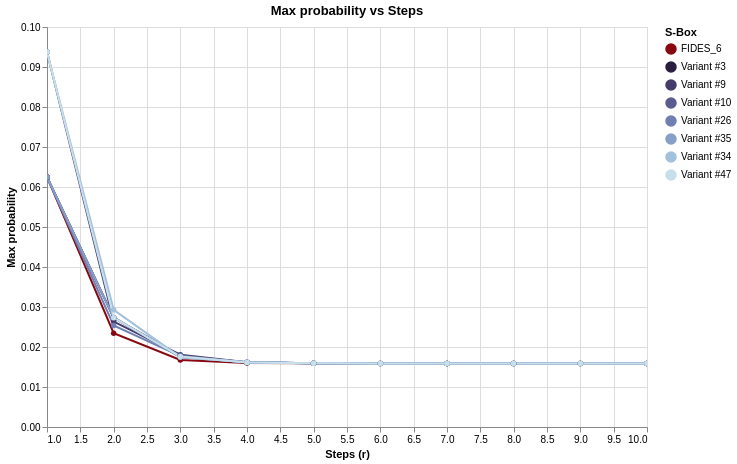

Notebook source saved alongside this figure:
### Code cell
chart_mp = compare_max_probability_altair(
    specs,
    r_values=list(range(1,11)),
    log_scale=False,
    detail=True
)
chart_mp

### Figure 1 — Vega-Lite specification as saved in the notebook (floating-point values rounded to 4 significant figures)
{"config": {"view": {"continuousWidth": 300, "continuousHeight": 300}}, "data": {"name": "data-75e52338a9c4a9412fce553e1ea5dae4"}, "mark": {"type": "line", "point": true}, "encoding": {"color": {"field": "S-Box", "legend": {"title": "S-Box"}, "scale": {"domain": ["FIDES_6", "Variant #3", "Variant #9", "Variant #10", "Variant #26", "Variant #35", "Variant #34", "Variant #47"], "range": ["#880811", "#2b1f3e", "#453c6b", "#5b5d91", "#707fb1", "#87a0c8", "#a4c1db", "#c7dfeb"]}, "type": "nominal"}, "tooltip": [{"field": "r", "type": "quantitative"}, {"field": "S-Box", "type": "nominal"}, {"field": "Max probability", "type": "quantitative"}], "x": {"field": "r", "title": "Steps (r)", "type": "quantitative"}, "y": {"field": "Max probability", "scale": {}, "title": "Max probability", "type": "quantitative"}}, "height": 400, "params": [{"name": "param_22", "select": {"type": "interval", "encodings": ["x", "y"]}, "bind": "scales"}], "title": "Max probability vs Steps", "width": 600, "$schema": "https://vega.github.io/schema/vega-lite/v5.20.1.json", "datasets": {"data-75e52338a9c4a9412fce553e1ea5dae4": [{"r": 1, "S-Box": "FIDES_6", "Max probability": 0.0625}, {"r": 2, "S-Box": "FIDES_6", "Max probability": 0.02344}, {"r": 3, "S-Box": "FIDES_6", "Max probability": 0.01674}, {"r": 4, "S-Box": "FIDES_6", "Max probability": 0.016}, {"r": 5, "S-Box": "FIDES_6", "Max probability": 0.01591}, {"r": 6, "S-Box": "FIDES_6", "Max probability": 0.0159}, {"r": 7, "S-Box": "FIDES_6", "Max probability": 0.0159}, {"r": 8, "S-Box": "FIDES_6", "Max probability": 0.0159}, {"r": 9, "S-Box": "FIDES_6", "Max probability": 0.0159}, {"r": 10, "S-Box": "FIDES_6", "Max probability": 0.0159}, {"r": 1, "S-Box": "Variant #3", "Max probability": 0.0625}, {"r": 2, "S-Box": "Variant #3", "Max probability": 0.02734}, {"r": 3, "S-Box": "Variant #3", "Max probability": 0.01752}, {"r": 4, "S-Box": "Variant #3", "Max probability": 0.01611}, {"r": 5, "S-Box": "Variant #3", "Max probability": 0.01592}, {"r": 6, "S-Box": "Variant #3", "Max probability": 0.01588}, {"r": 7, "S-Box": "Variant #3", "Max probability": 0.01587}, {"r": 8, "S-Box": "Variant #3", "Max probability": 0.01587}, {"r": 9, "S-Box": "Variant #3", "Max probability": 0.01587}, {"r": 10, "S-Box": "Variant #3", "Max probability": 0.01587}, {"r": 1, "S-Box": "Variant #9", "Max probability": 0.09375}, {"r": 2, "S-Box": "Variant #9", "Max probability": 0.02637}, {"r": 3, "S-Box": "Variant #9", "Max probability": 0.01807}, {"r": 4, "S-Box": "Variant #9", "Max probability": 0.01617}, {"r": 5, "S-Box": "Variant #9", "Max probability": 0.01592}, {"r": 6, "S-Box": "Variant #9", "Max probability": 0.01588}, {"r": 7, "S-Box": "Variant #9", "Max probability": 0.01587}, {"r": 8, "S-Box": "Variant #9", "Max probability": 0.01587}, {"r": 9, "S-Box": "Variant #9", "Max probability": 0.01587}, {"r": 10, "S-Box": "Variant #9", "Max probability": 0.01587}, {"r": 1, "S-Box": "Variant #10", "Max probability": 0.0625}, {"r": 2, "S-Box": "Variant #10", "Max probability": 0.02734}, {"r": 3, "S-Box": "Variant #10", "Max probability": 0.01782}, {"r": 4, "S-Box": "Variant #10", "Max probability": 0.01611}, {"r": 5, "S-Box": "Variant #10", "Max probability": 0.01592}, {"r": 6, "S-Box": "Variant #10", "Max probability": 0.01588}, {"r": 7, "S-Box": "Variant #10", "Max probability": 0.01587}, {"r": 8, "S-Box": "Variant #10", "Max probability": 0.01587}, {"r": 9, "S-Box": "Variant #10", "Max probability": 0.01587}, {"r": 10, "S-Box": "Variant #10", "Max probability": 0.01587}, {"r": 1, "S-Box": "Variant #26", "Max probability": 0.0625}, {"r": 2, "S-Box": "Variant #26", "Max probability": 0.02539}, {"r": 3, "S-Box": "Variant #26", "Max probability": 0.01773}, {"r": 4, "S-Box": "Variant #26", "Max probability": 0.01618}, {"r": 5, "S-Box": "Variant #26", "Max probability": 0.01593}, {"r": 6, "S-Box": "Variant #26", "Max probability": 0.01588}, {"r": 7, "S-Box": "Variant #26", "Max probability": 0.01587}, {"r": 8, "S-Box": "Variant #26", "Max probability": 0.01587}, {"r": 9, "S-Box": "Variant #26", "Max probability": 0.01587}, {"r": 10, "S-Box": "Variant #26", "Max probability": 0.01587}, {"r": 1, "S-Box": "Variant #35", "Max probability": 0.0625}, {"r": 2, "S-Box": "Variant #35", "Max probability": 0.02734}, {"r": 3, "S-Box": "Variant #35", "Max probability": 0.01752}, {"r": 4, "S-Box": "Variant #35", "Max probability": 0.01616}, {"r": 5, "S-Box": "Variant #35", "Max probability": 0.01592}, {"r": 6, "S-Box": "Variant #35", "Max probability": 0.01588}, {"r": 7, "S-Box": "Variant #35", "Max probability": 0.01587}, {"r": 8, "S-Box": "Variant #35", "Max probability": 0.01587}, {"r": 9, "S-Box": "Variant #35", "Max probability": 0.01587}, {"r": 10, "S-Box": "Variant #35", "Max probability": 0.01587}, {"r": 1, "S-Box": "Variant #34", "Max probability": 0.09375}, {"r": 2, "S-Box": "Variant #34", "Max probability": 0.0293}, {"r": 3, "S-Box": "Variant #34", "Max probability": 0.01746}, {"r": 4, "S-Box": "Variant #34", "Max probability": 0.01618}, {"r": 5, "S-Box": "Variant #34", "Max probability": 0.01591}, {"r": 6, "S-Box": "Variant #34", "Max probability": 0.01588}, {"r": 7, "S-Box": "Variant #34", "Max probability": 0.01587}, {"r": 8, "S-Box": "Variant #34", "Max probability": 0.01587}, {"r": 9, "S-Box": "Variant #34", "Max probability": 0.01587}, {"r": 10, "S-Box": "Variant #34", "Max probability": 0.01587}, {"r": 1, "S-Box": "Variant #47", "Max probability": 0.09375}, {"r": 2, "S-Box": "Variant #47", "Max probability": 0.02734}, {"r": 3, "S-Box": "Variant #47", "Max probability": 0.01761}, {"r": 4, "S-Box": "Variant #47", "Max probability": 0.01613}, {"r": 5, "S-Box": "Variant #47", "Max probability": 0.01592}, {"r": 6, "S-Box": "Variant #47", "Max probability": 0.01588}, {"r": 7, "S-Box": "Variant #47", "Max probability": 0.01587}, {"r": 8, "S-Box": "Variant #47", "Max probability": 0.01587}, {"r": 9, "S-Box": "Variant #47", "Max probability": 0.01587}, {"r": 10, "S-Box": "Variant #47", "Max probability": 0.01587}]}}
